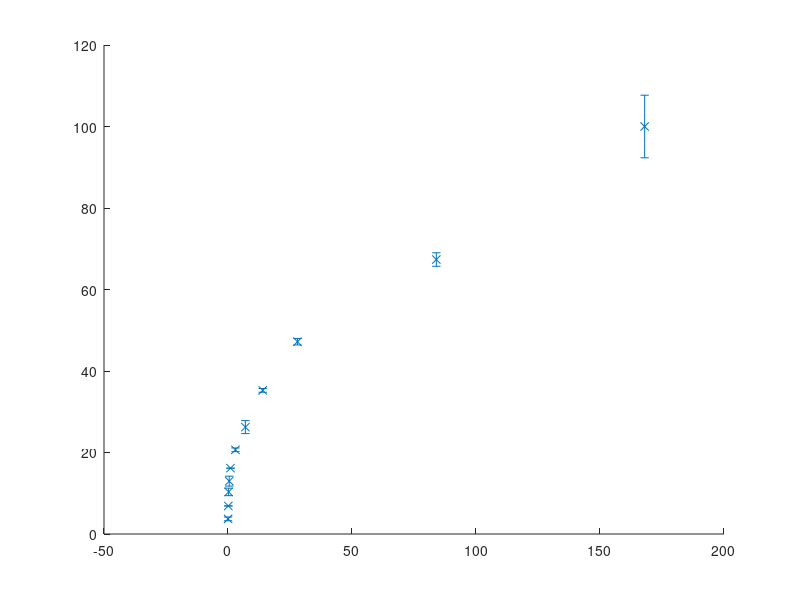

MATLAB code for this plot: (Note: this script raises an error after producing the figure.)
%% Plotting

%Time vector
timevector = [0:1:170]; % in days

%Experimental BSA data (from Jiang. et al (2020))
exp_time_bsa = [0.041666667	0.125	0.25	0.5	1	3	7	14	28	84	168];
exp_rel_bsa = [3.709003525	6.887056756	10.33058513	12.97768807	16.1557413	20.66117027	26.22849982	35.2470063	47.18573939	67.35420205	99.99999664];
exp_stdv_bsa = [0.459816443	1.00E-05	9.20E-01	1.22E+00	1.00E-05	0.459816443	1.592850884	0.459816443	0.796425442	1.657891764	7.680448821];

%Experimental Bevacizumab data (from Jiang. et al (2020))
exp_time_bev = [0.041666667	0.125	0.25	0.5	1	3	7	14	28	84	168];
exp_rel_bev = [4.24451321	9.06947267	14.601851	19.78958937	25.23127297	28.33303262	33.23054786	37.54761685	41.86468584	65.33648111	100.0000057];
exp_stdv_bev = [1.246846351	2.305073879	1.543303426	2.257697626	3.393534419	4.22081E-16	3.016578052	2.010724795	0.925619557	12.33598987	13.63388822];

%Simulations results
cumulrel_lower = [0	-1.55E-07	1.68E-08	-1.56E-07	9.17E-06	0.000105015	0.00061326	0.002124218	0.005584212	0.012059848	0.022650999	0.038443663	0.060101013	0.088558919	0.124184972	0.167273548	0.21823152	0.276933091	0.343429317	0.417586107	0.499453331	0.588528525	0.684440945	0.787446322	0.896886566	1.012310301	1.133717525	1.261305639	1.394350104	1.531990606	1.674227146	1.821059722	1.972488335	2.128615255	2.28817981	2.451103967	2.617387726	2.787031087	2.960044446	3.135928305	3.314218267	3.494914332	3.678016501	3.863524773	4.051416672	4.240923598	4.431981829	4.624591366	4.818752208	5.014464356	5.211967068	5.410435855	5.609861501	5.810244006	6.011583369	6.213879592	6.417132673	6.621510027	6.826428082	7.031792231	7.237602474	7.44385881	7.65056124	7.857709764	8.065304381	8.273369603	8.481633884	8.690019132	8.898525347	9.10715253	9.315900679	9.524769796	9.73375988	9.942870931	10.15210295	10.36140506	10.57053763	10.77947263	10.98821007	11.19674995	11.40509226	11.613237	11.82118419	12.0289338	12.23648586	12.44384035	12.65099727	12.85810774	13.06500255	13.27149859	13.47759584	13.68329432	13.88859403	14.09349495	14.2979971	14.50210047	14.70580507	14.90911088	15.11201792	15.31452618	15.51663567	15.71834638	15.91981096	16.1208598	16.32144331	16.5215615	16.72121437	16.92040192	17.11912415	17.31738106	17.51517265	17.71249891	17.90935986	18.10575549	18.3016858	18.49715078	18.69215045	18.8866848	19.08075382	19.27435925	19.46746341	19.66006137	19.85215315	20.04373875	20.23481815	20.42539137	20.6154584	20.80501924	20.99407389	21.18262235	21.37066463	21.55820072	21.74523062	21.93175433	22.11777186	22.30328319	22.48834368	22.67291151	22.85697112	23.0405225	23.22356565	23.40610058	23.58812728	23.76964575	23.950656	24.13115802	24.31115182	24.49063739	24.66961473	24.84808385	25.02604474	25.20349741	25.38044185	25.55688711	25.73285206	25.90833726	26.08334272	26.25786843	26.43191441	26.60548064	26.77856712	26.95117387	27.12330087	27.29494812	27.46611564	27.63680341	27.80701144	27.97673972	28.14598827	28.31475706	28.48304612];
cumulrel_upper = [0	15.516538	33.31897205	46.86645791	57.35857238	65.64625869	72.26115784	77.58107092	81.87196168	85.33878644	88.14121637	90.404431	92.23570463	93.71731428	94.91583934	95.8856824	96.67047192	97.30542139	97.81938554	98.23536064	98.57196428	98.84441353	99.06473418	99.24340144	99.3877868	99.50466961	99.59918724	99.67578473	99.73763699	99.78771986	99.82827373	99.86100621	99.88751298	99.90897456	99.92636439	99.94042972	99.95179118	99.96100747	99.96845713	99.97448728	99.97936854	99.98330752	99.98650457	99.98909567	99.99116575	99.99286759	99.99423761	99.99535055	99.99623627	99.99696397	99.99755298	99.99801766	99.99840503	99.99871791	99.99896044	99.99916367	99.99933103	99.99946254	99.99956284	99.99964896	99.99972114	99.99977938	99.99982356	99.99985623	99.99988476	99.99990914	99.99992937	99.99994547	99.99995742	99.99996526	99.99997127	99.9999767	99.99998156	99.99998583	99.99998952	99.99999264	99.99999517	99.99999713	99.9999985	99.9999993	99.99999953	99.9999996	99.99999966	99.99999972	99.99999977	99.99999982	99.99999986	99.9999999	99.99999993	99.99999996	99.99999999	100	100	100	100.0000001	100.0000001	100.0000001	100.0000001	100	100	100	100	100	100	100	100	100	100	100	100	100	100	100	99.99999999	99.99999999	100	100	100	100	100	100	100	100	100	100	100	100	100	100	100	100	100	100	100	100	100	100	100	100	100	100	100	100	100	100	100	100	100	100	100	100	100	100	100	100	100	100	100	100	100	100	100	100	100	100	100	100	100	100	100	100];

figure(53) %FigureS3
figname = 'figureS3';
%subplot(2,2,1)
set(gca,'ColorOrderIndex',4)

co = get(gca, 'ColorOrder'); % Get the default color order
color4 = co(4, :);  
color5 = co(5, :);  
color6 = co(6, :);  
color7 = co(7, :);  

errorbar(exp_time_bsa,exp_rel_bsa,exp_stdv_bsa,'x','Color',color4)
hold on
errorbar(exp_time_bev,exp_rel_bev,exp_stdv_bev,'^','Color',color5)
hold on
plot(timevector,cumulrel_upper,'-','color',color7,'LineWidth',2)
plot(timevector,cumulrel_lower,'--','Color',color6,'LineWidth',2)
ylabel('Cumulative drug release (%)','FontName','Arial','FontSize',8)
xlabel('Time (days)','FontName','Arial','FontSize',8)
legend ('Jiang et al. (2020): BSA', 'Jiang et al. (2020): Bevacizumab',  'D_{Chi} = D_{PCL} = 1\times10^{-13} cm^2/s', 'D_{Chi} = D_{PCL} = 1\times10^{-15} cm^2/s','FontName','Arial','FontSize',8,'Location','southoutside')
axis([0,180,0,120])
hold off

set(gca,'FontName','Arial','FontSize',8)

widthInches = 5;
heightInches = 5;
run('../ScriptForExportingImages.m')